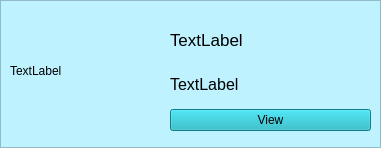
<?xml version="1.0" encoding="UTF-8"?>
<ui version="4.0">
 <class>JobIcon</class>
 <widget class="QWidget" name="JobIcon">
  <property name="geometry">
   <rect>
    <x>0</x>
    <y>0</y>
    <width>381</width>
    <height>148</height>
   </rect>
  </property>
  <property name="windowTitle">
   <string>Form</string>
  </property>
  <widget class="QLabel" name="label_Prof">
   <property name="geometry">
    <rect>
     <x>10</x>
     <y>20</y>
     <width>151</width>
     <height>101</height>
    </rect>
   </property>
   <property name="text">
    <string>TextLabel</string>
   </property>
  </widget>
  <widget class="QWidget" name="layoutWidget">
   <property name="geometry">
    <rect>
     <x>170</x>
     <y>20</y>
     <width>201</width>
     <height>111</height>
    </rect>
   </property>
   <layout class="QVBoxLayout" name="verticalLayout">
    <item>
     <widget class="QLabel" name="label_Name">
      <property name="font">
       <font>
        <pointsize>13</pointsize>
       </font>
      </property>
      <property name="text">
       <string>TextLabel</string>
      </property>
     </widget>
    </item>
    <item>
     <widget class="QLabel" name="label_Company">
      <property name="font">
       <font>
        <pointsize>12</pointsize>
       </font>
      </property>
      <property name="text">
       <string>TextLabel</string>
      </property>
     </widget>
    </item>
    <item>
     <widget class="QPushButton" name="pushButton_View">
      <property name="styleSheet">
       <string notr="true">background-color: rgb(20,176,191);
</string>
      </property>
      <property name="text">
       <string>View</string>
      </property>
     </widget>
    </item>
   </layout>
  </widget>
  <widget class="QFrame" name="frame">
   <property name="geometry">
    <rect>
     <x>0</x>
     <y>0</y>
     <width>381</width>
     <height>148</height>
    </rect>
   </property>
   <property name="styleSheet">
    <string notr="true">background-color: rgb(190, 242, 255);
</string>
   </property>
   <property name="frameShape">
    <enum>QFrame::StyledPanel</enum>
   </property>
   <property name="frameShadow">
    <enum>QFrame::Raised</enum>
   </property>
  </widget>
  <zorder>frame</zorder>
  <zorder>label_Prof</zorder>
  <zorder>layoutWidget</zorder>
 </widget>
 <resources/>
 <connections/>
</ui>
